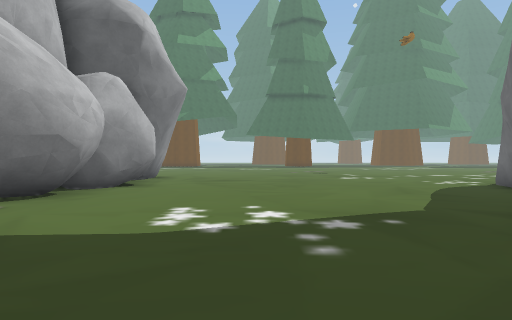
View 1 (above)

24 first-person views from a walk through a Unity game level. The camera is 1.3 m above the floor, looks level and sees 75° across. The floor is counted in squares, 2 m on a side. Each view is taken from the middle of a square. On the plan, view 1 faces up. The plan holds only what a view shows up to about 10 squares ahead; the rest is blank. The place goes on beyond the plan. The player is left out. Some animated figures are left out.

View 2
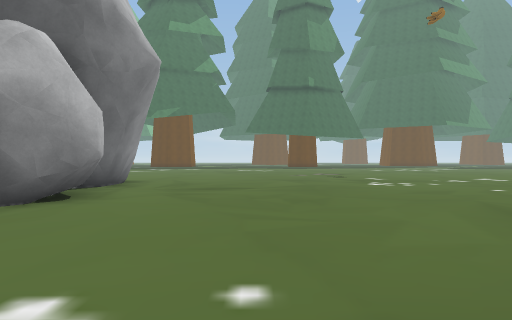

View 3
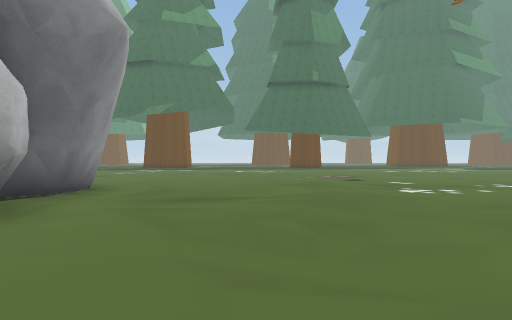

View 4
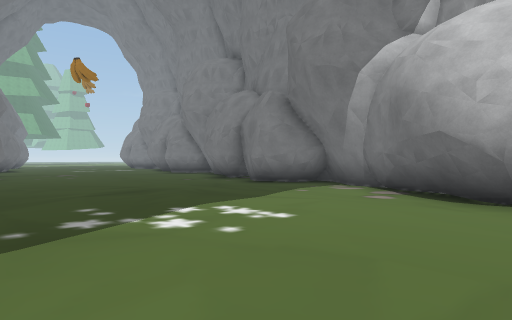

View 5
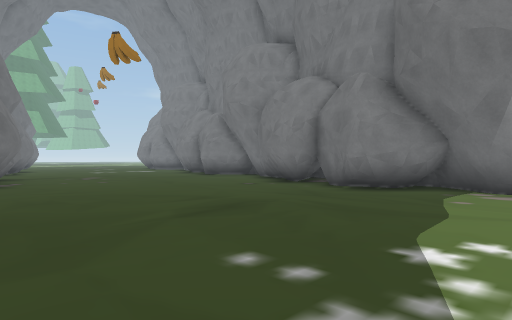

View 6
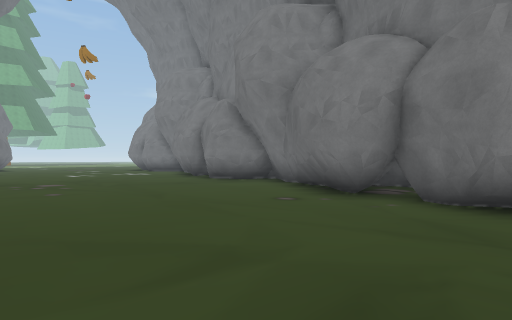

View 7
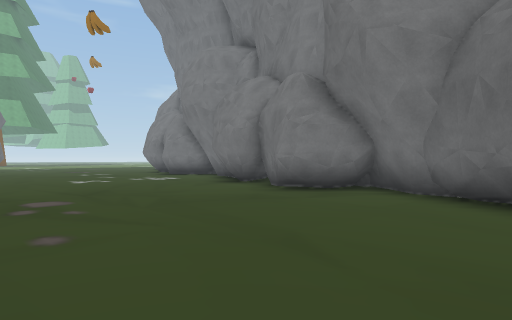

View 8
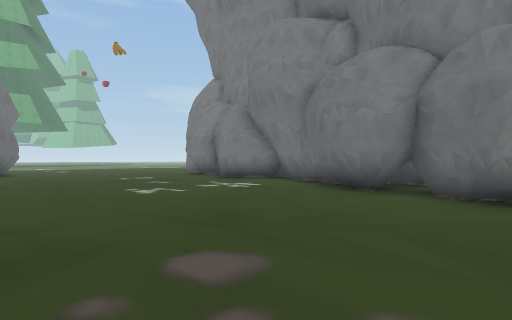

View 9
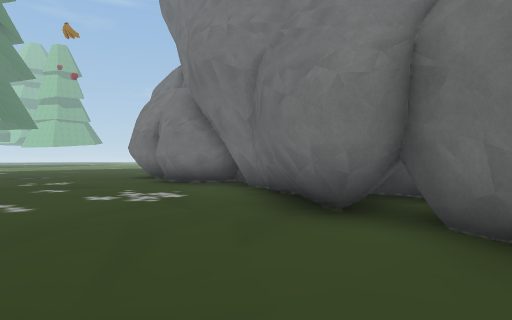

View 10
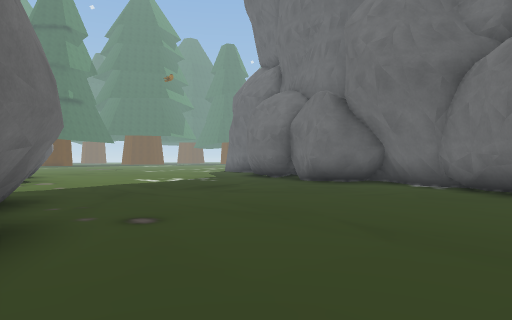

View 11
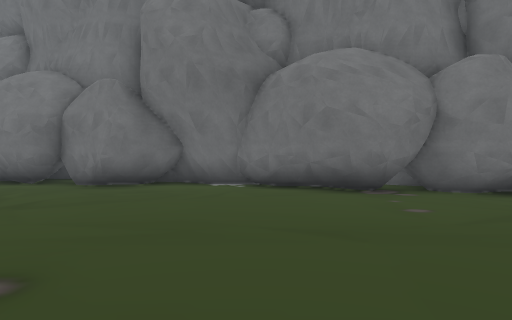

View 12
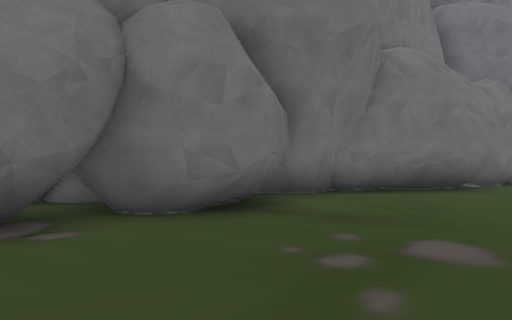

View 13
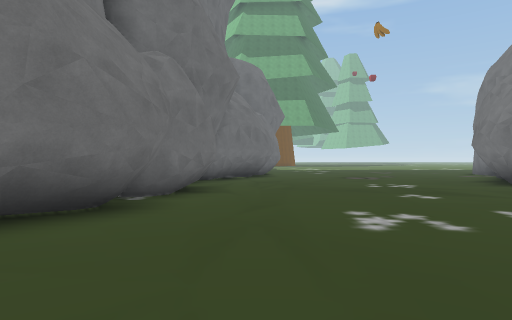

View 14
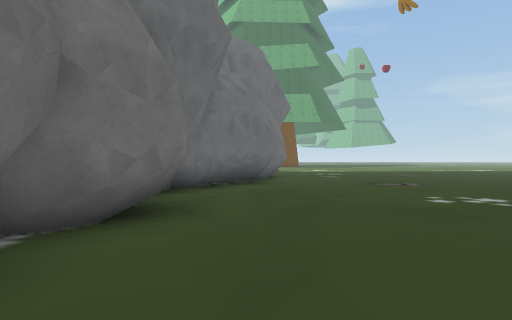

View 15
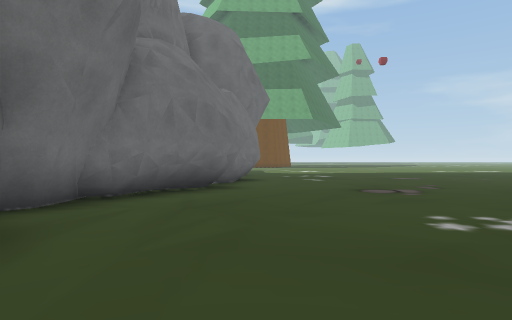

View 16
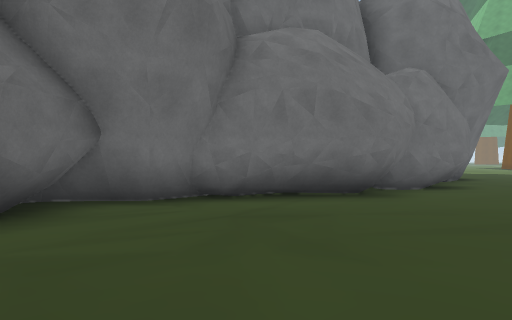

View 17
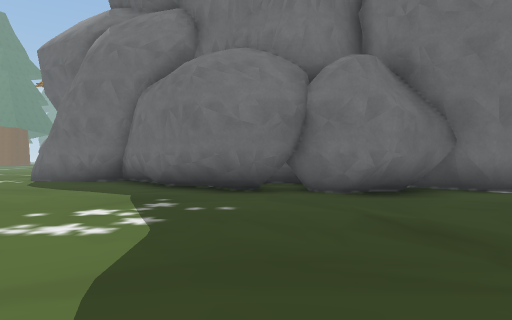

View 18
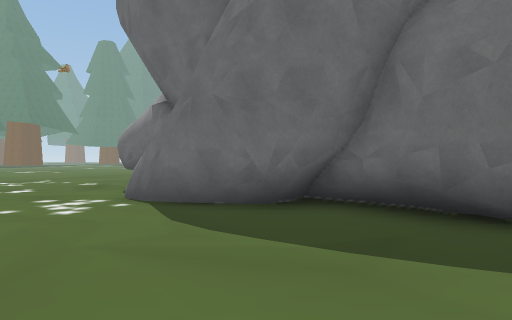

View 19
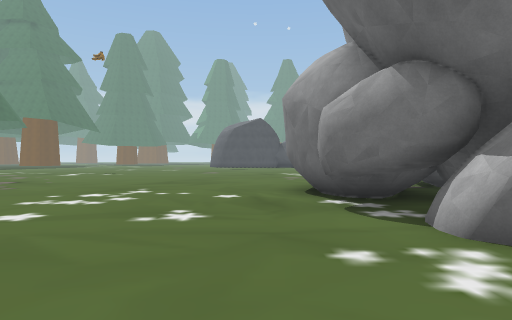

View 20
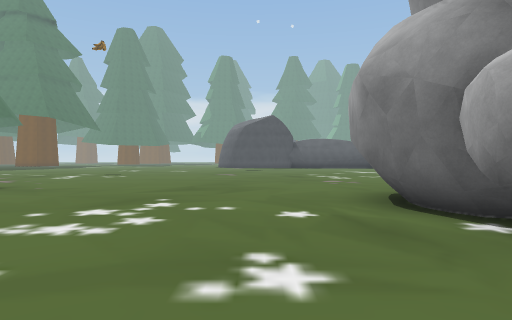

View 21
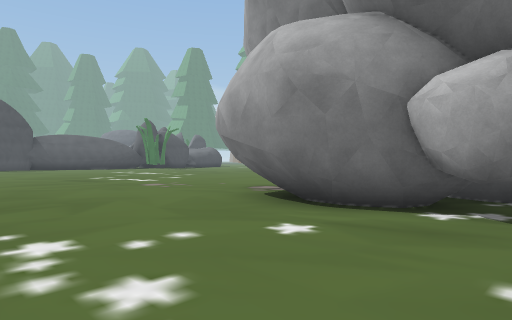

View 22
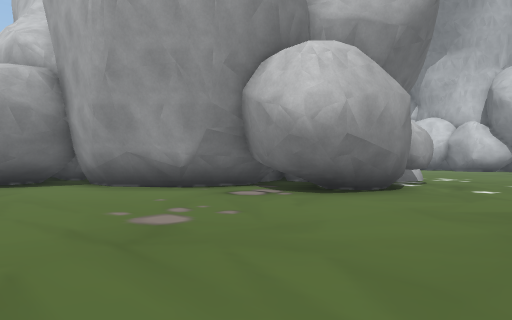

View 23
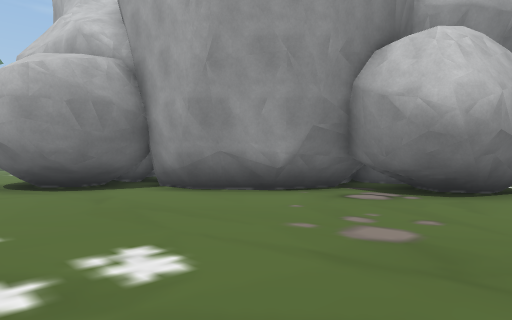

View 24
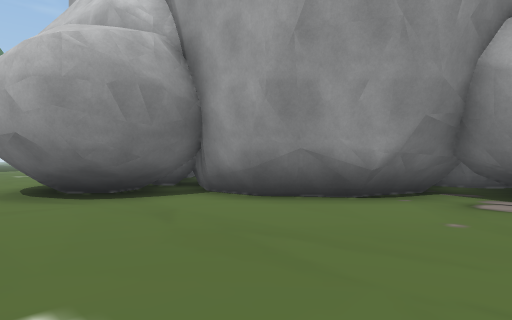

### Floor plan
Key: @ floor where view 1 was taken; # wall or solid block; . floor.
Columns run from 8 left of view 1 to 19 right of it. Each row starts with its distance up from view 1.
 15     ............ ........
 14     .....................
 13      ......................
 12     #.......................
 11     #.......................
 10      ............####.......
  9      #.........#######......
  8     ##........###   ##......
  7     #.........#      #......
  6     #.........#      ##.....
  5    ##........##       ##....
  4   ##........##         ##..
  3   #........##          ###.
  2   #........##            ##
  1   ##.......#
  0   ##....@.##
 -1   #.......##
 -2  ##........#
 -3  ##........#
 -4  #........##
 -5 ##.......##
 -6 #........#
 -7 ##.......#
 -8 ##.......#
 -9 #.......##
-10 #........#
-11 #........#
-12 #........#
-13 ........##
-14 .......##
-15 .......#
-16 .......#
-17 ......##
-18 .......#
-19 .......#
-20 .......#
-21 ......##
-22 .....##
-23 .....#
-24 .....#
-25 .....#

Positions as (right, up) in squares from view 1, and headings:
1: (0, 0), facing up
2: (0, 3), facing up
3: (0, 5), facing up
4: (2, 7), facing down-left
5: (2, 4), facing down-left
6: (0, 1), facing down-left
7: (-1, -3), facing down-left
8: (-1, -7), facing down-left
9: (-4, -8), facing down-left
10: (-6, -6), facing up-right
11: (-6, -4), facing right
12: (-3, -6), facing down-right
13: (-3, -10), facing down
14: (-3, -13), facing down
15: (-4, -15), facing down
16: (-6, -17), facing down-right
17: (-4, 2), facing right
18: (1, 7), facing right
19: (4, 11), facing right
20: (6, 12), facing right
21: (8, 14), facing down-right
22: (18, 13), facing down-left
23: (19, 11), facing down-left
24: (19, 9), facing down-left
